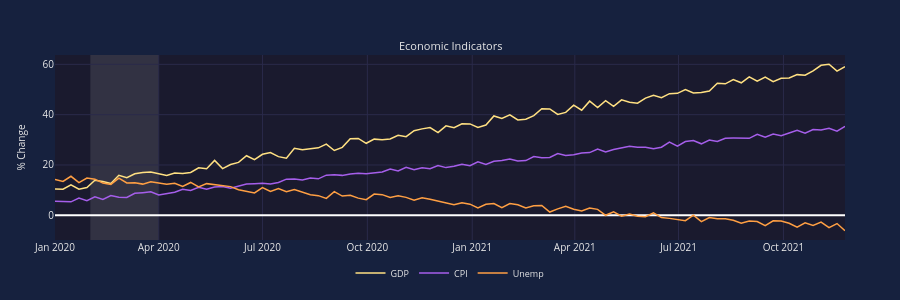

The notebook cell this image was saved under:
### Markdown cell above
## Doc 4: Level 4 - Multiple Data Series

### Code cell
# Level 4: Multiple Data Series (Auto-Colors)
chart = EconChart(
    Data(x=dates, y=values, name='GDP'),       # Auto: amber
    Data(x=dates, y=values2, name='CPI'),      # Auto: amethyst
    Data(x=dates, y=values3, name='Unemp'),    # Auto: apricot
    title="Economic Indicators",
    y_label='% Change',
)
chart.show()
print("PASS: Level 4 - Multiple series with auto-colors")
